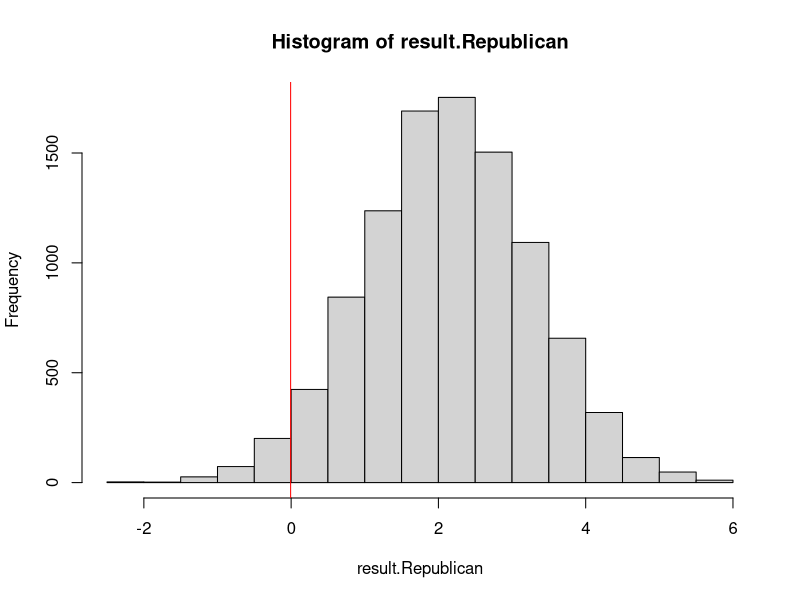

This chart was generated by the following R code: (Note: this script raises an error after producing the figure.)
#This is where our main code for our project will go!
DJI <- read.csv("DJI.csv"); head(DJI)

#Create 'Regime' Categories (Regan, Bush, etc.)
DJI["Regime"] <- "None" #Set blank column

#Set the dates for each regime
#Each 'term' is denoted from inaugaration day 
#to the day before the next regime's inaugaration day
dates <- sapply(DJI["Date"], function(x) as.Date(x)) #Convert CSV date character objects 
#to date objects
DJI[dates < as.Date("1989-01-20"), "Regime"] <- "RR"
DJI[dates >= as.Date("1989-01-20") & dates < as.Date("1993-01-20"), "Regime"] <- "GHWB"
DJI[dates >= as.Date("1993-01-20") & dates < as.Date("2001-01-20"), "Regime"] <- "BC"
DJI[dates >= as.Date("2001-01-20") & dates < as.Date("2009-01-20"), "Regime"] <- "GWB"
DJI[dates >= as.Date("2009-01-20") & dates < as.Date("2017-01-20"), "Regime"] <- "BO"
DJI[dates >= as.Date("2017-01-20"), "Regime"] <- "DJT"

#Create a binary category for the political party in control of the White House 
#(Republican = 1, Democrat = 0)
Republican <- (DJI$Regime == "RR") | (DJI$Regime == "GHWB") | (DJI$Regime == "GWB") | (DJI$Regime == "DJT")
DJI <- data.frame(DJI, Republican); head(DJI); sum(Republican); mean(Republican)

#Set up indices for permutation test by party and president 
index.Republican <- DJI$Republican ; sum(index.Republican) # 4822, matches
index.RR <- (DJI$Regime == "RR") ; sum(index.RR) # 1005
index.GHWB <- (DJI$Regime == "GHWB") ; sum(index.GHWB) # 1011
index.BC <- (DJI$Regime == "BC") ; sum(index.BC) # 2021
index.GWB <- (DJI$Regime == "GWB") ; sum(index.GWB) # 2009
index.BO <- (DJI$Regime == "BO") ; sum(index.BO) # 2015
index.DJT <- (DJI$Regime == "DJT") ; sum(index.DJT) # 797
dim(DJI) ; sum(c(index.RR, index.GHWB, index.BC, index.GWB, index.BO, index.DJT)) # 8858, matches

# Create vector for difference between daily Open values
Open <- DJI$Open
N <- length(Open) ; diffs <- numeric(N - 1)
for (i in 1:N - 1) {
  diffs[i] <- Open[i + 1] - Open[i]
}
head(diffs) ; length(diffs) ; mean(diffs) ; var(diffs) ; sum(diffs) # whopping 13760.49 for variance

diffs.Republican <- diffs[index.Republican[-1]]
mu.RepDiffs <- mean(diffs.Republican) # -.006959248
diffs.Democrat <- diffs[!(index.Republican[-1])]
mu.DemDiffs <- mean(diffs.Democrat)
mean(diffs.Democrat) # 4.709857
# The means seem different, but given the large variance, this is doubtful.


#Permutation Test
N <- 10^4; result.Republican <- numeric(N); result.Democrat <- numeric(N)
for (i in 1:N) {
  smpl <- sample(index.Republican[-1], replace = FALSE)
  smpl.Republican <- diffs[smpl]
  smpl.Democrat <- diffs[!smpl]
  result.Republican[i] <- mean(smpl.Republican)
  result.Democrat[i] <- mean(smpl.Democrat)
}

#Republican Result
hist(result.Republican)
abline(v = mu.RepDiffs, col = "red")
mean(result >= mu.RepDiffs) #97% chance of seeing this statistic thus it is not statistically significant.

#Democrat Result
hist(result.Democrat)
abline(v = mu.DemDiffs, col = "red")
mean(result.Democrat >= mu.DemDiffs) #2% chance. Whoa, the mean is statistically significant....
